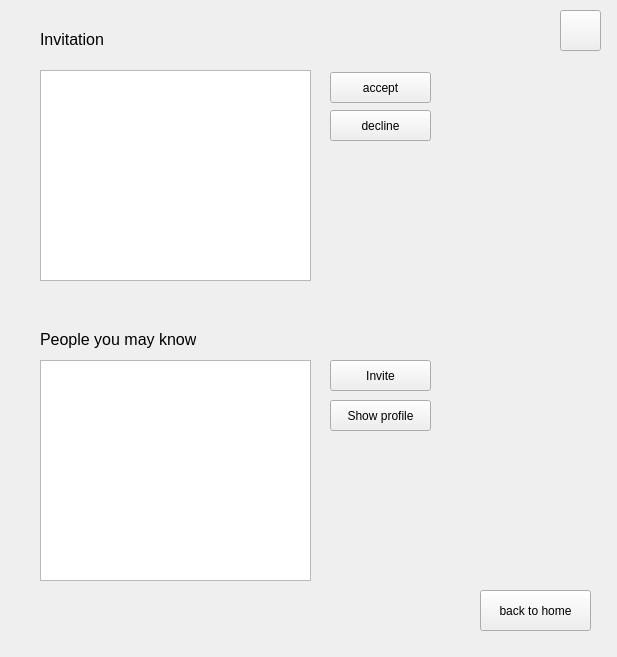
<?xml version="1.0" encoding="UTF-8"?>
<ui version="4.0">
 <class>myNetwork</class>
 <widget class="QWidget" name="myNetwork">
  <property name="geometry">
   <rect>
    <x>0</x>
    <y>0</y>
    <width>617</width>
    <height>657</height>
   </rect>
  </property>
  <property name="windowTitle">
   <string>My network</string>
  </property>
  <widget class="QLabel" name="label">
   <property name="geometry">
    <rect>
     <x>40</x>
     <y>30</y>
     <width>67</width>
     <height>19</height>
    </rect>
   </property>
   <property name="font">
    <font>
     <pointsize>12</pointsize>
    </font>
   </property>
   <property name="text">
    <string>Invitation</string>
   </property>
  </widget>
  <widget class="QLabel" name="label_2">
   <property name="geometry">
    <rect>
     <x>40</x>
     <y>330</y>
     <width>156</width>
     <height>19</height>
    </rect>
   </property>
   <property name="font">
    <font>
     <pointsize>12</pointsize>
    </font>
   </property>
   <property name="text">
    <string>People you may know</string>
   </property>
  </widget>
  <widget class="QListWidget" name="listWidget_invitaion">
   <property name="geometry">
    <rect>
     <x>40</x>
     <y>70</y>
     <width>271</width>
     <height>211</height>
    </rect>
   </property>
  </widget>
  <widget class="QPushButton" name="pushButton_accept">
   <property name="geometry">
    <rect>
     <x>330</x>
     <y>72</y>
     <width>101</width>
     <height>31</height>
    </rect>
   </property>
   <property name="text">
    <string>accept</string>
   </property>
  </widget>
  <widget class="QPushButton" name="pushButton_decline">
   <property name="geometry">
    <rect>
     <x>330</x>
     <y>110</y>
     <width>101</width>
     <height>31</height>
    </rect>
   </property>
   <property name="text">
    <string>decline</string>
   </property>
  </widget>
  <widget class="QListWidget" name="listWidget_peopleYouyMayKnow">
   <property name="geometry">
    <rect>
     <x>40</x>
     <y>360</y>
     <width>271</width>
     <height>221</height>
    </rect>
   </property>
  </widget>
  <widget class="QPushButton" name="pushButton_showProfile">
   <property name="geometry">
    <rect>
     <x>330</x>
     <y>400</y>
     <width>101</width>
     <height>31</height>
    </rect>
   </property>
   <property name="text">
    <string>Show profile</string>
   </property>
  </widget>
  <widget class="QPushButton" name="pushButton_backToHome">
   <property name="geometry">
    <rect>
     <x>480</x>
     <y>590</y>
     <width>111</width>
     <height>41</height>
    </rect>
   </property>
   <property name="text">
    <string>back to home</string>
   </property>
  </widget>
  <widget class="QLabel" name="message">
   <property name="geometry">
    <rect>
     <x>130</x>
     <y>590</y>
     <width>311</width>
     <height>31</height>
    </rect>
   </property>
   <property name="font">
    <font>
     <pointsize>14</pointsize>
     <weight>75</weight>
     <bold>true</bold>
    </font>
   </property>
   <property name="text">
    <string/>
   </property>
  </widget>
  <widget class="QPushButton" name="pushButton_invite">
   <property name="geometry">
    <rect>
     <x>330</x>
     <y>360</y>
     <width>101</width>
     <height>31</height>
    </rect>
   </property>
   <property name="text">
    <string>Invite</string>
   </property>
  </widget>
  <widget class="QPushButton" name="pushButton_refresh">
   <property name="geometry">
    <rect>
     <x>560</x>
     <y>10</y>
     <width>41</width>
     <height>41</height>
    </rect>
   </property>
   <property name="text">
    <string/>
   </property>
   <property name="icon">
    <iconset>
     <normaloff>refreshIcon.png</normaloff>refreshIcon.png</iconset>
   </property>
   <property name="iconSize">
    <size>
     <width>35</width>
     <height>35</height>
    </size>
   </property>
   <property name="shortcut">
    <string>Return</string>
   </property>
  </widget>
 </widget>
 <resources/>
 <connections/>
</ui>
